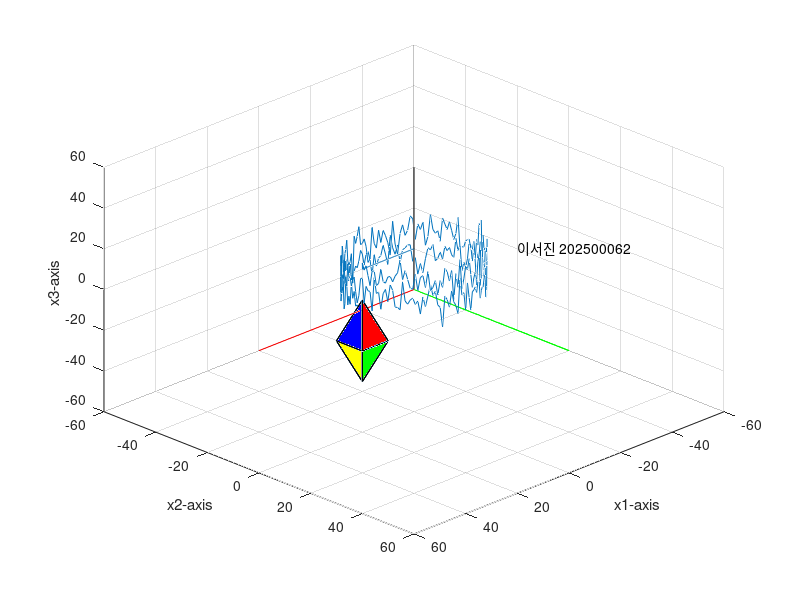

Here is the MATLAB script that generated this plot:
%   1  2 3  4  5 6   7  8  9  10 11 12 13
d=[ 0  5 5  0 -5 5   0 -5 -5   0  5 -5  0;
    0 -5 5  0  5 5   0  5 -5   0 -5 -5  0;
   20  0 0 20  0 0 -20  0  0 -20  0  0 20;
    1  1 1  1  1 1   1  1  1   1  1  1  1];

p = [1 2 3; 4 5 6; 5 6 7; 8 9 10; 9 10 11; 11 12 13; 1 8 9; 2 3 7];
c = ['b';'r';'g';'w';'k';'c';'m';'y'];


x3=0;
r_Rev=20; % Radius of revolution

% 팔면체 상부 꼭지점의 좌표.
orbit=[0,0,20];

noRot1=2; % no of 1st rotation
noRev=2;% no of revolution (공전)
noRot2=8;% no of 2nd rotation (자전)

% x3축 기준으로 ccw로 2바퀴 등속도 회전하며 x1축 따라 +20 평행이동.
for x1=0:0.15:20
    % 회전각 계산.
    % x1이 20이 될 때까지 2바퀴 회전하도록 한다.
    % x1=0, psi=noRot1*2*pi*0=0
    % x1=20, psi=noRot1*2*pi*1=4*pi
    psi=noRot1*2*pi*x1/20;

    % x3축 기준 psi만큼 ccw 회전하도록 회전행렬 정의.
    Rz_u=[cos(psi) -sin(psi) 0 x1; sin(psi) cos(psi) 0 0; 0 0 1 0; 0 0 0 1];
    % 회전된 좌표 y 계산.
    y=Rz_u*d;

    clf;

    line([y(1,:) y(1,1)], [y(2,:) y(2,1)], [y(3,:) y(3,1)]);

    line([40 0 0], [0 0 0], [0 0 0],'Color','r');
    line([0 0 0], [0 40 0], [0 0 0],'Color','g');
    line([0 0 0], [0 0 0], [0 0 40],'Color','k');

    % 원본 데이터부터, loop 단계별로 변환된 모든 상부 꼭지점 좌표를 저장.
    % 이동궤적을 기록.
    orbit=[orbit; y(1,1) y(2,1), y(3,1)];
    % 기록된 이동 궤적을 매번 새로 그린다.
    line(orbit(:,1), orbit(:,2), orbit(:,3));

    for i=1:1:8
        patch([y(1,p(i,1)) y(1,p(i,2)) y(1,p(i,3))], ...
            [y(2,p(i,1)) y(2,p(i,2)) y(2,p(i,3))], ...
            [y(3,p(i,1)) y(3,p(i,2)) y(3,p(i,3))],c(i));
    end

    xlabel('x1-axis'); ylabel('x2-axis'); zlabel('x3-axis');
    text(20, 60, 60, '이서진 202500062');
    axis([-60 60 -60 60 -60 60]);
    view([60,60,60]); grid;
    pause(0.000001);
end

% x3축을 기준으로 반지름이 20인 ccw로 등속도로 돌면서 하강. 공전 및 자전.
% 총 noRev=4바퀴 공전.
% 도형은 랜덤하게 떨면서 운동한다.
for deg=0:2:noRev*360 % Revolutional angle 공전각도 (2 Revolutions)
    clf;
    % ex3에서 추가된 부분:
    % gaussian distribution을 따르는 1x1 랜덤수를 생성하여 각 평행이동 좌표에 더해준다.
    % (x1, x2에 랜덤수를 더하지 않고 x3에만 더하면 하강할 때만 랜덤하게 떨리고,
    %     x3축을 마주보고 x1x2 평면을 관찰했을 때 예쁜 원이 그려진다.
    x1=r_Rev*cos(deg*pi/180);
    x2=r_Rev*sin(deg*pi/180);
    % 하강할 때 좀 더 격하게 떨리도록 해보려고 랜덤수에 5를 곱해주었다.
    x3=-deg/(noRev*360)*20+5*randn(1);
    
    psi=noRot2*deg*pi/180;
    
    % x1, x2좌표는 원운동을 하도록, x3좌표는 하강하도록 하고, (평행이동)
    % 평행이동과 동시에 x3축을 기준 ccw로 psi만큼 회전하도록 (자전) 변환행렬 정의.
    Rz_round=[cos(psi) -sin(psi) 0 x1; sin(psi) cos(psi) 0 x2; 0 0 1 x3; 0 0 0 1];
    % 변환 좌표 계산.
    y=Rz_round*d;
    
    line([y(1,:) y(1,1)], [y(2,:) y(2,1)], [y(3,:) y(3,1)]);

    line([60 0 0], [0 0 0], [0 0 0],'Color','r');
    line([0 0 0], [0 60 0], [0 0 0],'Color','g');
    line([0 0 0], [0 0 0], [0 0 60],'Color','k');

    orbit=[orbit; y(1,1), y(2,1), y(3,1)]; % Orbit of Revolution 공전궤도
    line(orbit(:,1), orbit(:,2), orbit(:,3));
    for i=1:1:8
        patch([y(1,p(i,1)) y(1,p(i,2)) y(1,p(i,3))], [y(2,p(i,1)) y(2,p(i,2)) ...
            y(2,p(i,3))], [y(3,p(i,1)) y(3,p(i,2)) y(3,p(i,3))],c(i));
    end

    xlabel('x1-axis'); ylabel('x2-axis'); zlabel('x3-axis');
    text(20, 60, 60, '이서진 202500062');
    axis([-60 60 -60 60 -60 60]);
    view([60,60,60]);
    grid;
    pause(0.000001);
end
